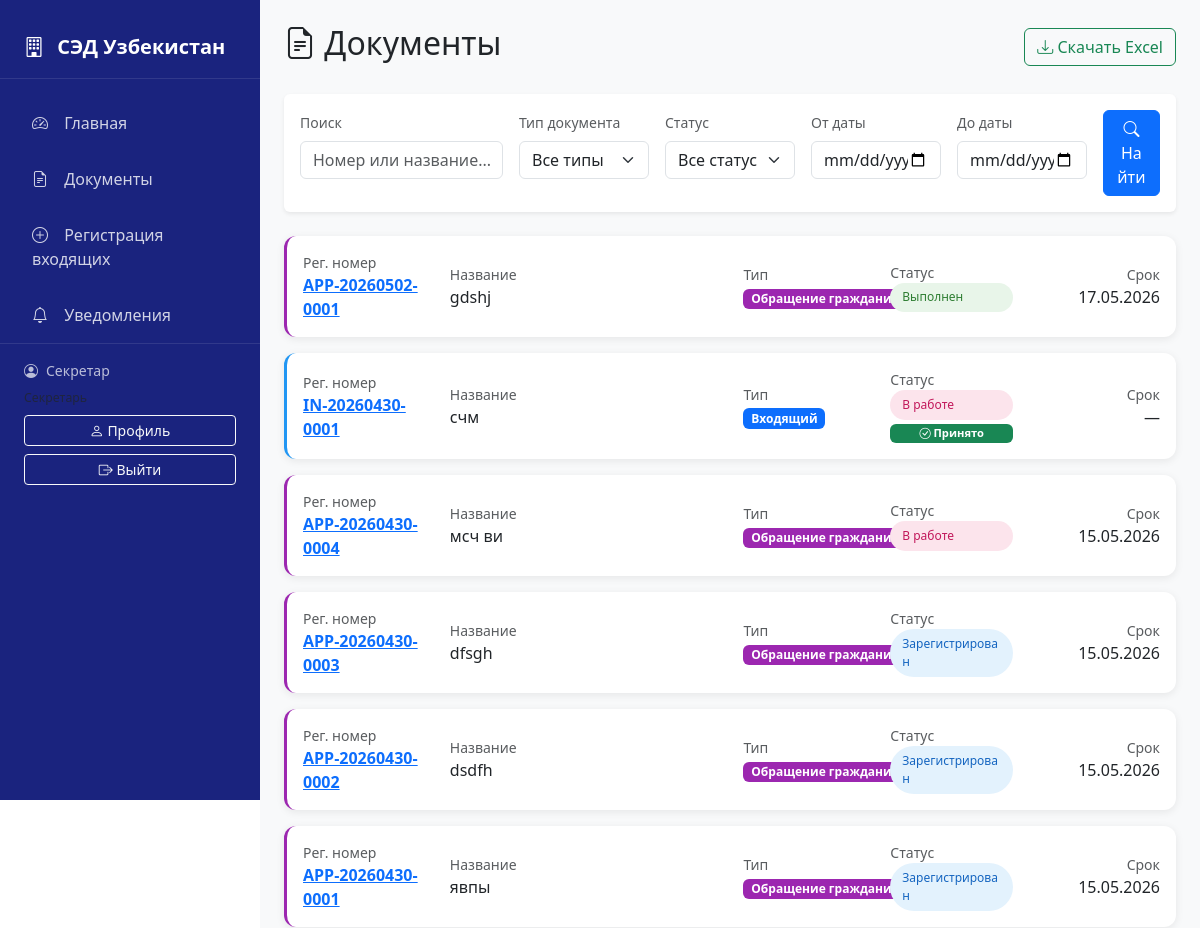
Before: /documents/ (signed in, upper part) with the older database file.
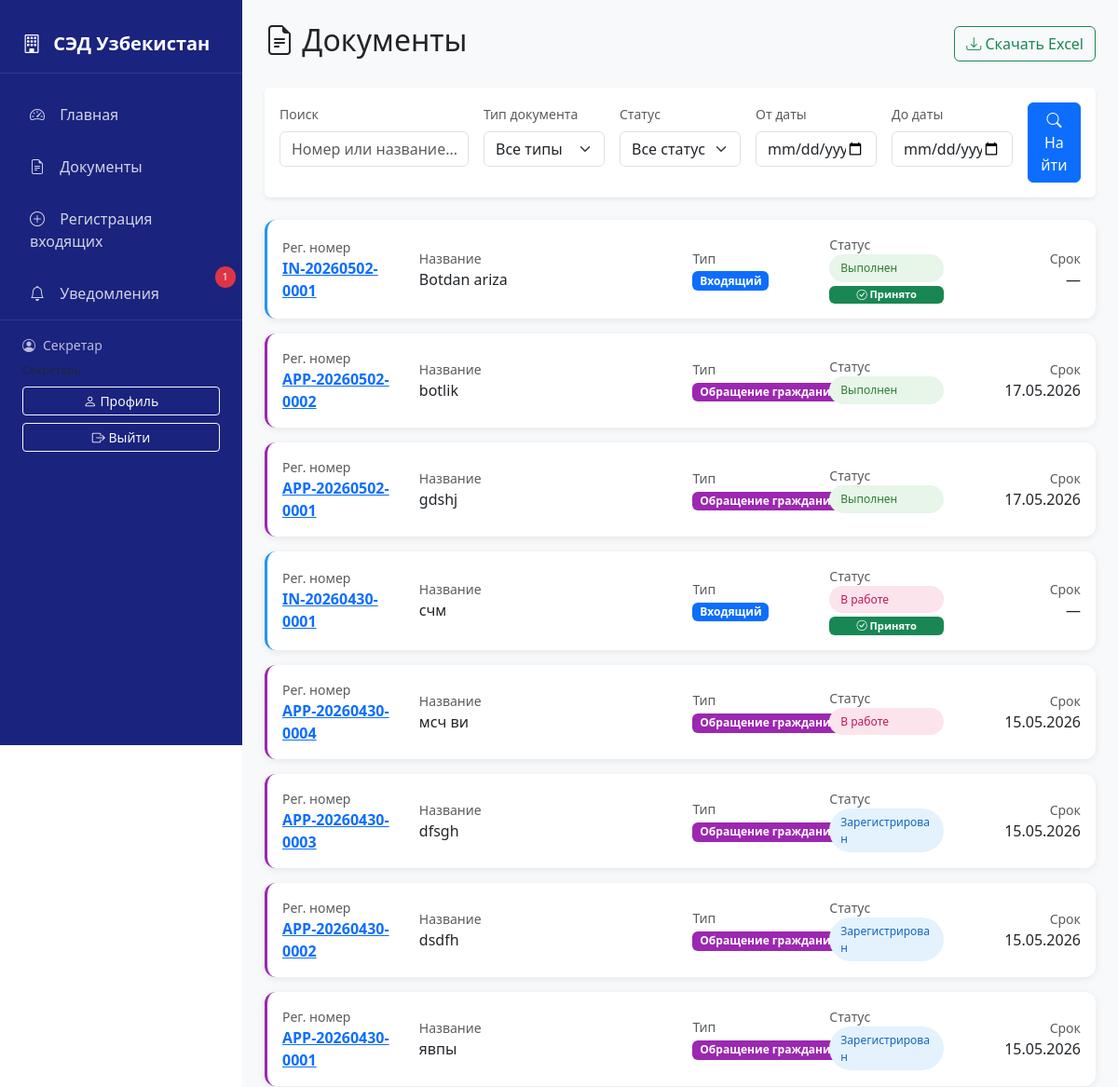
After: the same page with the newer database file.
### documents/models.py (models this page shows, shortened)
class Document(models.Model):
    DOC_TYPE_CHOICES = [
        ('IN', 'Входящий'),
        ('OUT', 'Исходящий'),
        ('INT', 'Внутренний'),
        ('APP', 'Обращение гражданина'),
    ]
    STATUS_CHOICES = [
        ('DRAFT', 'Черновик'),
        ('REGISTERED', 'Зарегистрирован'),
        ('SENT', 'Отправлен'),
        ('RECEIVED', 'Принят'),
        ('RESOLUTION', 'На резолюции'),
        ('IN_PROGRESS', 'В работе'),
        ('DONE', 'Выполнен'),
        ('OVERDUE', 'Просрочен'),
    ]
    reg_number = models.CharField(max_length=50, unique=True, blank=True)
    title = models.CharField(max_length=500)
    doc_type = models.CharField(max_length=10, choices=DOC_TYPE_CHOICES)
    content = models.TextField(blank=True)
    file = models.FileField(upload_to='documents/%Y/%m/', blank=True, null=True)
    status = models.CharField(max_length=20, choices=STATUS_CHOICES, default='DRAFT')
    created_at = models.DateTimeField(auto_now_add=True)
    updated_at = models.DateTimeField(auto_now=True)
    deadline = models.DateField(null=True, blank=True)
    author = models.ForeignKey(
        User,
        on_delete=models.SET_NULL,
        null=True,
        related_name='authored_documents'
    )
    assigned_to = models.ForeignKey(
        User,
        on_delete=models.SET_NULL,
        null=True,
        blank=True,
        related_name='assigned_documents'
    )
    sender_org = models.CharField(max_length=255, blank=True)
    sender_person = models.CharField(max_length=255, blank=True)
    destination_org = models.CharField(max_length=255, blank=True, help_text='Государственное учреждение-получатель')
    destination_department = models.ForeignKey(
        'Department',
        on_delete=models.SET_NULL,
        null=True,
        blank=True,
        related_name='received_documents',
        help_text='Отдел-получатель'
    )
    destination_person = models.ForeignKey(
        User,
        on_delete=models.SET_NULL,
        null=True,
        blank=True,
        related_name='received_appeals',
        help_text='Лицо, ответственное за обработку'
    )
    ACCEPTANCE_STATUS_CHOICES = [
        ('pending', 'В ожидании'),
        ('accepted', 'Принято'),
        ('rejected', 'Отклонено'),
    ]
    acceptance_status = models.CharField(
        max_length=20,
        choices=ACCEPTANCE_STATUS_CHOICES,
        default='pending',
        help_text='Статус приема входящего документа'
    )
    accepted_by = models.ForeignKey(
        User,
        on_delete=models.SET_NULL,
        null=True,
        blank=True,
        related_name='accepted_documents',
        help_text='Пользователь, принявший документ'
    )
    accepted_at = models.DateTimeField(null=True, blank=True)
    rejection_reason = models.TextField(blank=True, help_text='Причина отклонения документа')
    class Meta:
        verbose_name = 'Документ'
        verbose_name_plural = 'Документы'
        ordering = ['-created_at']
    def is_overdue(self):
        if self.deadline and self.status != 'DONE':
            return timezone.now().date() > self.deadline
        return False

### documents/views.py (the view)
# urls.py: path('documents/', views.document_list, name='document_list'),
@login_required
def document_list(request):
    documents = Document.objects.all().order_by('-created_at')
    form = DocumentSearchForm(request.GET)
    if form.is_valid():
        search = form.cleaned_data.get('search')
        doc_type = form.cleaned_data.get('doc_type')
        status = form.cleaned_data.get('status')
        date_from = form.cleaned_data.get('date_from')
        date_to = form.cleaned_data.get('date_to')
        if search:
            documents = documents.filter(
                Q(reg_number__icontains=search) |
                Q(title__icontains=search) |
                Q(sender_person__icontains=search)
            )
        if doc_type:
            documents = documents.filter(doc_type=doc_type)
        if status:
            documents = documents.filter(status=status)
        if date_from:
            documents = documents.filter(created_at__date__gte=date_from)
        if date_to:
            documents = documents.filter(created_at__date__lte=date_to)
    user = request.user
    if user.is_executor():
        documents = documents.filter(assigned_to=user)
    elif user.is_citizen():
        documents = documents.filter(author=user, doc_type='APP')
    from django.core.paginator import Paginator
    paginator = Paginator(documents, 25)
    page_number = request.GET.get('page')
    documents = paginator.get_page(page_number)
    context = {
        'documents': documents,
        'form': form,
    }
    return render(request, 'documents/document_list.html', context)

### documents/forms.py
class DocumentSearchForm(forms.Form):
    search = forms.CharField(
        max_length=100,
        required=False,
        widget=forms.TextInput(attrs={
            'class': 'form-control',
            'placeholder': 'Поиск по номеру или названию...'
        })
    )
    doc_type = forms.ChoiceField(
        choices=[('', 'Все типы')] + list(Document.DOC_TYPE_CHOICES),
        required=False,
        widget=forms.Select(attrs={'class': 'form-select'})
    )
    status = forms.ChoiceField(
        choices=[('', 'Все статусы')] + list(Document.STATUS_CHOICES),
        required=False,
        widget=forms.Select(attrs={'class': 'form-select'})
    )
    date_from = forms.DateField(
        required=False,
        widget=forms.DateInput(attrs={
            'class': 'form-control',
            'type': 'date'
        })
    )
    date_to = forms.DateField(
        required=False,
        widget=forms.DateInput(attrs={
            'class': 'form-control',
            'type': 'date'
        })
    )

### documents/models.py (called while the page is built)
    def is_head(self):
        return self.role == 'head'

    def is_secretary(self):
        return self.role == 'secretary'

    def is_executor(self):
        return self.role == 'executor'

### templates/documents/document_list.html (shortened to what the changed rows need)
{% extends 'base.html' %}
{% block content %}
<div class="d-flex justify-content-between align-items-center mb-4">
  <h2><i class="bi bi-file-earmark-text"></i> Документы</h2>
</div>
<div class="row g-3">
  {% for doc in documents %}
  <div class="col-12">
    <div
      class="card document-card doc-type-{{ doc.doc_type }} {% if doc.is_overdue %}overdue-card{% endif %}"
    >
      <div class="card-body">
        <div class="row align-items-center">
          <div class="col-md-2">
            <div class="text-muted small">Рег. номер</div>
            <div class="fw-bold">
              <a href="{% url 'document_detail' doc.pk %}"
                >{{ doc.reg_number|default:"—" }}</a
              >
            </div>
          </div>
          <div class="col-md-4">
            <div class="text-muted small">Название</div>
            <div>{{ doc.title|truncatechars:60 }}</div>
          </div>
          <div class="col-md-2">
            <div class="text-muted small">Тип</div>
            <span
              class="badge bg-{% if doc.doc_type == 'IN' %}primary{% elif doc.doc_type == 'OUT' %}success{% elif doc.doc_type == 'INT' %}warning{% else %}purple{% endif %}"
            >
              {{ doc.get_doc_type_display }}
            </span>
          </div>
          <div class="col-md-2">
            <div class="text-muted small">Статус</div>
            <div class="d-flex flex-column gap-1">
              <span class="status-badge status-{{ doc.status }}"
                >{{ doc.get_status_display }}</span
              >
              {% if doc.doc_type == 'IN' %}
              {% if doc.acceptance_status == 'accepted' %}
              <span class="badge bg-success" style="font-size: 0.7rem;">
                <i class="bi bi-check-circle"></i> Принято
              </span>
              {% elif doc.acceptance_status == 'rejected' %}
              <span class="badge bg-danger" style="font-size: 0.7rem;">
                <i class="bi bi-x-circle"></i> Отклонено
              </span>
              {% else %}
              <span class="badge bg-warning text-dark" style="font-size: 0.7rem;">
                <i class="bi bi-hourglass-split"></i> Ожидает
              </span>
              {% endif %}
              {% endif %}
            </div>
          </div>
          <div class="col-md-2 text-end">
            <div class="text-muted small">Срок</div>
            {% if doc.deadline %}
            <div class="{% if doc.is_overdue %}text-danger fw-bold{% endif %}">
              {{ doc.deadline|date:"d.m.Y" }}
            </div>
            {% else %} — {% endif %}
          </div>
        </div>
      </div>
    </div>
  </div>
  {% endfor %}
</div>
{% endblock %}

### templates/base.html (shortened to what this page needs)
<!doctype html>
<html lang="uz">
  <head>
    <link
      href="https://cdn.jsdelivr.net/npm/bootstrap@5.3.0/dist/css/bootstrap.min.css"
      rel="stylesheet"
    />
    <link
      rel="stylesheet"
      href="https://cdn.jsdelivr.net/npm/bootstrap-icons@1.11.0/font/bootstrap-icons.css"
    />
  </head>
  <body>
    <nav class="sidebar">
      <div class="brand">
        <i class="bi bi-building"></i>
        СЭД Узбекистан
      </div>
      <ul class="nav flex-column">
        <li class="nav-item">
          <a class="nav-link" href="{% url 'dashboard' %}">
            <i class="bi bi-speedometer2"></i> Главная
          </a>
        </li>
        {% if user.is_authenticated %}
        {% if user.is_secretary or user.is_head or user.is_admin %}
        <li class="nav-item">
          <a class="nav-link" href="{% url 'document_list' %}">
            <i class="bi bi-file-earmark-text"></i> Документы
          </a>
        </li>
        {% endif %}
        {% if user.is_secretary %}
        <li class="nav-item">
          <a class="nav-link" href="{% url 'register_incoming' %}">
            <i class="bi bi-plus-circle"></i> Регистрация входящих
          </a>
        </li>
        {% endif %}
        <li class="nav-item">
          <a class="nav-link" href="{% url 'notifications' %}">
            <i class="bi bi-bell"></i> Уведомления
            {% if unread_count and unread_count > 0 %}
            <span class="notification-badge">{{ unread_count }}</span>
            {% endif %}
          </a>
        </li>
        {% endif %}
      </ul>
      {% if user.is_authenticated %}
      <div class="user-info">
        <div class="d-flex align-items-center mb-2">
          <i class="bi bi-person-circle me-2"></i>
          <span>{{ user.username }}</span>
        </div>
        <div class="small text-muted mb-2">{{ user.get_role_display }}</div>
        <div class="d-grid gap-2">
          <a href="{% url 'user_profile' %}" class="btn btn-sm btn-outline-light">
            <i class="bi bi-person"></i> Профиль
          </a>
          <a href="{% url 'logout' %}" class="btn btn-sm btn-outline-light">
            <i class="bi bi-box-arrow-right"></i> Выйти
          </a>
        </div>
      </div>
      {% endif %}
    </nav>
    <main class="main-content">
      {% block content %}{% endblock %}
    </main>
  </body>
</html>

Changed rows visible on the page:
added Document: reg_number "IN-20260502-0001", title "Botdan ariza", doc_type "Входящий", status "Выполнен", acceptance_status "accepted" (drawn)
added Document: reg_number "APP-20260502-0002", title "botlik", doc_type "Обращение гражданина", status "Выполнен", deadline "17.05.2026"
Other visible differences:
{{ unread_count }}: (not shown) → "1"
